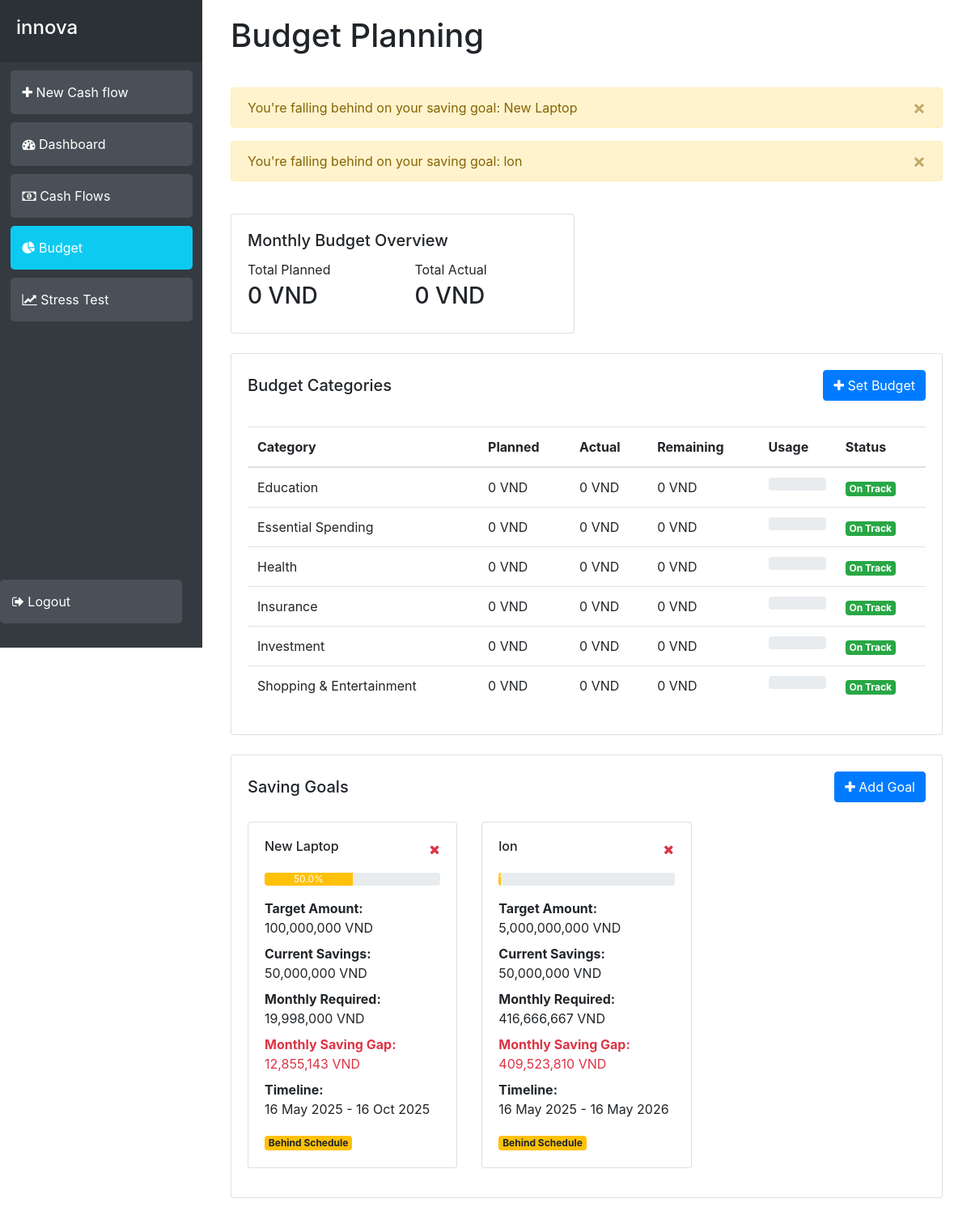
Page /budget (signed in) on the committed database.
### app/models.py (models this page shows)
class SavingGoal(db.Model):
    id = db.Column(db.Integer, primary_key=True)
    user_id = db.Column(db.Integer, db.ForeignKey('user.id'))
    name = db.Column(db.String(150))
    total_amount = db.Column(db.Float)
    start_date = db.Column(db.Date)
    target_date = db.Column(db.Date)
    past_savings = db.Column(db.Float, default=0)
    created_at = db.Column(db.DateTime(timezone=True), default=func.now())
    def calculate_monthly_saving(self):
        if not self.start_date or not self.target_date:
            return 0
        months = (
            (self.target_date.year - self.start_date.year) * 12
            + self.target_date.month - self.start_date.month
        )
        if months <= 0:
            return 0
        return (self.total_amount - self.past_savings) / months
    def calculate_progress(self, current_savings):
        if self.total_amount == 0:
            return 0
        return (current_savings / self.total_amount) * 100
    def is_on_track(self, current_monthly_saving):
        required = self.calculate_monthly_saving()
        return current_monthly_saving >= required
    def get_saving_gap(self, current_monthly_saving):
        required = self.calculate_monthly_saving()
        return required - current_monthly_saving

### app/views.py (the view, shortened to what this page needs)
@views.route('/budget', methods=['GET', 'POST'])
@login_required
def budget():
    current_month = datetime.now().strftime('%Y-%m')
    budgets = Budget.query.filter_by(
        user_id=current_user.id,
        month=current_month
    ).all()
    cashflows = Cashflow.query.filter(
        Cashflow.user_id == current_user.id,
        Cashflow.kind == 'Expense',
        func.strftime('%Y-%m', Cashflow.date) == current_month
    ).all()
    category_totals = {category.value: 0 for category in Category}
    for cashflow in cashflows:
        if cashflow.category in category_totals:
            category_totals[cashflow.category] = category_totals[cashflow.category] + float(cashflow.amount)
    budget_data = []
    total_planned = 0
    total_actual = 0
    alerts = []
    existing_budget_categories = {b.category for b in budgets}
    for category in Category:
        if category.value not in existing_budget_categories and category != Category.OTHER:
            budget_data.append({
                'category': category.value,
                'planned': 0,
                'actual': category_totals[category.value],
                'remaining': -category_totals[category.value],
                'usage_percent': 100 if category_totals[category.value] > 0 else 0
            })
            total_actual += category_totals[category.value]
    budget_data.sort(key=lambda x: x['category'])
    saving_goals = SavingGoal.query.filter_by(user_id=current_user.id).all()
    goals_data = []
    for goal in saving_goals:
        savings_cashflows = Cashflow.query.filter(
            Cashflow.user_id == current_user.id,
            Cashflow.kind == 'Savings',
            Cashflow.date >= goal.start_date,
            Cashflow.date <= goal.target_date
        ).all()
        current_savings = sum(float(cf.amount) for cf in savings_cashflows)
        if goal.start_date.year == datetime.now().year and goal.start_date.month == datetime.now().month:
            current_monthly_saving = current_savings
        else:
            months_active = ((datetime.now().year - goal.start_date.year) * 12 +
                           datetime.now().month - goal.start_date.month)
            current_monthly_saving = current_savings / max(1, months_active)
        progress = goal.calculate_progress(current_savings)
        if progress < 70:
            alerts.append({
                'type': 'warning',
                'message': f'You\'re falling behind on your saving goal: {goal.name}'
            })
        goals_data.append({
            'id': goal.id,
            'name': goal.name,
            'total_amount': goal.total_amount,
            'current_savings': current_savings,
            'monthly_required': goal.calculate_monthly_saving(),
            'progress': progress,
            'on_track': goal.is_on_track(current_monthly_saving),
            'start_date': goal.start_date,
            'target_date': goal.target_date,
            'saving_gap': goal.get_saving_gap(current_monthly_saving)
        })
    if len([d for d in budget_data if d['usage_percent'] > 100]) >= 3:
        alerts.append({
            'type': 'danger',
            'message': 'Spending is drifting from plan in multiple areas.'
        })
    return render_template(
        'budget.html',
        user=current_user,
        budget_data=budget_data,
        goals_data=goals_data,
        alerts=alerts,
        total_planned=total_planned,
        total_actual=total_actual,
        current_month=current_month,
        categories=[c.value for c in Category if c != Category.OTHER],  # Pass categories to template
        min=min
    )

### app/__init__.py (called while the page is built)
def create_app():
    app = Flask(__name__)
    app.config['SECRET_KEY'] = 'VaRriors'
    app.config['SQLALCHEMY_DATABASE_URI'] = f'sqlite:///{DB_NAME}'
    db.init_app(app)
    from .views import views
    from .auth import auth
    app.register_blueprint(views, url_prefix='/')
    app.register_blueprint(auth, url_prefix='/')
    from .models import User, Cashflow
    __all__ = ['User', 'Cashflow']
    with app.app_context():
        db.create_all()
    login_manager = LoginManager()
    login_manager.login_view = 'auth.login'
    login_manager.init_app(app)
    @login_manager.user_loader
    def load_user(id):
        return User.query.get(int(id))
    return app

### app/templates/budget.html (shortened to what this page needs)
{% extends "base.html" %}
{% block content %}
<div class="container-fluid">
    <h1 class="mb-4">Budget Planning</h1>
    {% if alerts %}
    <div class="row mb-4">
        <div class="col-12">
            {% for alert in alerts %}
            <div class="alert alert-{{ alert.type }} alert-dismissible fade show" role="alert">
                {{ alert.message }}
                <button type="button" class="close" data-dismiss="alert" aria-label="Close">
                    <span aria-hidden="true">&times;</span>
                </button>
            </div>
            {% endfor %}
        </div>
    </div>
    {% endif %}
    <div class="row mb-4">
        <div class="col-md-6">
            <div class="card">
                <div class="card-body">
                    <h5 class="card-title">Monthly Budget Overview</h5>
                    <div class="row">
                        <div class="col-6">
                            <p class="mb-1">Total Planned</p>
                            <h3>{{ "{:,.0f}".format(total_planned) }} VND</h3>
                        </div>
                        <div class="col-6">
                            <p class="mb-1">Total Actual</p>
                            <h3>{{ "{:,.0f}".format(total_actual) }} VND</h3>
                        </div>
                    </div>
                </div>
            </div>
        </div>
    </div>
    <div class="row mb-4">
        <div class="col-12">
            <div class="card">
                <div class="card-body">
                    <div class="d-flex justify-content-between align-items-center mb-4">
                        <h5 class="card-title mb-0">Budget Categories</h5>
                        <button class="btn btn-primary" data-toggle="modal" data-target="#newBudgetModal">
                            <i class="fa fa-plus"></i> Set Budget
                        </button>
                    </div>
                    {% if budget_data %}
                    <div class="table-responsive">
                        <table class="table">
                            <thead>
                                <tr>
                                    <th>Category</th>
                                    <th>Planned</th>
                                    <th>Actual</th>
                                    <th>Remaining</th>
                                    <th>Usage</th>
                                    <th>Status</th>
                                </tr>
                            </thead>
                            <tbody>
                                {% for budget in budget_data %}
                                <tr>
                                    <td>{{ budget.category }}</td>
                                    <td>{{ "{:,.0f}".format(budget.planned) }} VND</td>
                                    <td>{{ "{:,.0f}".format(budget.actual) }} VND</td>
                                    <td>{{ "{:,.0f}".format(budget.remaining) }} VND</td>
                                    <td>
                                        <div class="progress">
                                        </div>
                                    </td>
                                    <td>
                                        {% if budget.usage_percent > 100 %}
                                        <span class="badge badge-danger">Over Budget</span>
                                        {% elif budget.usage_percent > 90 %}
                                        <span class="badge badge-warning">Near Limit</span>
                                        {% else %}
                                        <span class="badge badge-success">On Track</span>
                                        {% endif %}
                                    </td>
                                </tr>
                                {% endfor %}
                            </tbody>
                        </table>
                    </div>
                    {% else %}
                    <p class="text-muted">No budgets set for this month. Click "Set Budget" to get started.</p>
                    {% endif %}
                </div>
            </div>
        </div>
    </div>
    <div class="row mb-4">
        <div class="col-12">
            <div class="card">
                <div class="card-body">
                    <div class="d-flex justify-content-between align-items-center mb-4">
                        <h5 class="card-title mb-0">Saving Goals</h5>
                        <button class="btn btn-primary" data-toggle="modal" data-target="#newSavingGoalModal">
                            <i class="fa fa-plus"></i> Add Goal
                        </button>
                    </div>
                    {% if goals_data %}
                    <div class="row">
                        {% for goal in goals_data %}
                        <div class="col-md-4 mb-3">
                            <div class="card h-100">
                                <div class="card-body">
                                    <div class="d-flex justify-content-between align-items-start mb-3">
                                        <h6 class="card-title mb-0">{{ goal.name }}</h6>
                                        <button class="btn btn-link text-danger p-0" onclick="deleteGoal({{ goal.id }})"
                                            title="Delete Goal">
                                            <i class="fa fa-times"></i>
                                        </button>
                                    </div>
                                    <div class="progress mb-3">
                                        <div class="progress-bar {% if goal.progress < 70 %}bg-warning{% else %}bg-success{% endif %}"
                                            role="progressbar" style="width: {{ goal.progress }}%">
                                            {{ "%.1f"|format(goal.progress) }}%
                                        </div>
                                    </div>
                                    <div class="goal-details">
                                        <p class="mb-2">
                                            <strong>Target Amount:</strong><br>
                                            {{ "{:,.0f}".format(goal.total_amount) }} VND
                                        </p>
                                        <p class="mb-2">
                                            <strong>Current Savings:</strong><br>
                                            {{ "{:,.0f}".format(goal.current_savings) }} VND
                                        </p>
                                        <p class="mb-2">
                                            <strong>Monthly Required:</strong><br>
                                            {{ "{:,.0f}".format(goal.monthly_required) }} VND
                                        </p>
                                        {% if goal.saving_gap > 0 %}
                                        <p class="mb-2 text-danger">
                                            <strong>Monthly Saving Gap:</strong><br>
                                            {{ "{:,.0f}".format(goal.saving_gap) }} VND
                                        </p>
                                        {% endif %}
                                        <p class="mb-2">
                                            <strong>Timeline:</strong><br>
                                            {{ goal.start_date.strftime('%d %b %Y') }} - {{
                                            goal.target_date.strftime('%d %b %Y') }}
                                        </p>
                                    </div>
                                    <div class="mt-3">
                                        {% if goal.on_track %}
                                        <span class="badge badge-success">On Track</span>
                                        {% else %}
                                        <span class="badge badge-warning">Behind Schedule</span>
                                        {% endif %}
                                    </div>
                                </div>
                            </div>
                        </div>
                        {% endfor %}
                    </div>
                    {% else %}
                    <p class="text-muted">No saving goals yet. Click "Add Goal" to create one.</p>
                    {% endif %}
                </div>
            </div>
        </div>
    </div>
</div>
{% endblock %}

### app/templates/base.html (style rules this page uses)
.table-responsive { margin-top: 2rem; }
.alert { margin-top: 1rem; }
.table th { cursor: pointer; }

### rows in the picture
SavingGoal: name "New Laptop", progress "50.0", total_amount "100,000,000", current_savings "50,000,000", monthly_required "19,998,000", saving_gap "12,855,143", start_date "16 May 2025", target_date "16 Oct 2025"
SavingGoal: name "lon", {{ goal.progress }} 1.0 (drawn), total_amount "5,000,000,000", current_savings "50,000,000", monthly_required "416,666,667", saving_gap "409,523,810", start_date "16 May 2025", target_date "16 May 2026"

### other values in the picture
{{ alert.message }} "You're falling behind on your saving goal: New Laptop" "You're falling behind on your saving goal: lon"
{{ "{:,.0f}".format(total_planned) }} "0"
{{ "{:,.0f}".format(total_actual) }} "0"
{{ budget.category }} "Education" "Essential Spending" "Health" "Insurance" "Investment" "Shopping & Entertainment"
{{ "{:,.0f}".format(budget.planned) }} "0" "0" "0" "0" "0" "0"
{{ "{:,.0f}".format(budget.actual) }} "0" "0" "0" "0" "0" "0"
{{ "{:,.0f}".format(budget.remaining) }} "0" "0" "0" "0" "0" "0"
